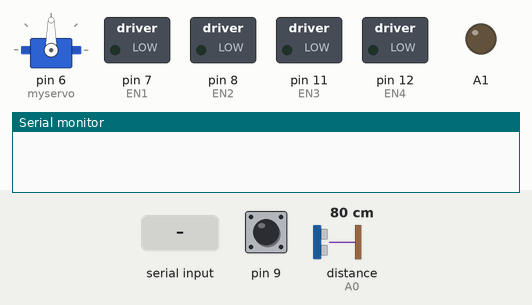
Simulated run of this sketch. Board: Arduino Uno, built with avr-gcc and run on an emulated ATmega328P. On the bench: servo, switched loads named in the sketch (green lamp = pin HIGH), output pins drawn as LEDs (lit = HIGH), the last lines printed to the serial monitor. The test bench sets the inputs (shaded band); at power-on: pin 9 HIGH, distance to the obstacle (sensor on A0) 80 cm. The echo pulse lasts 58.3 µs per cm.

Above: at 4.2 s.
4.3 s: "F" received over the second serial link
At 5.5 s:
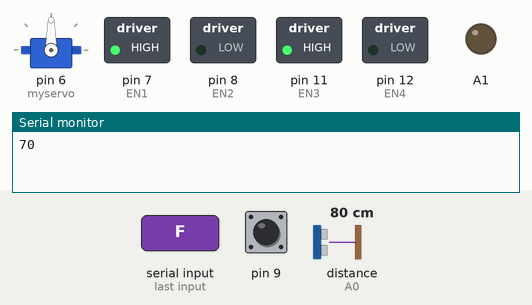
5.8 s: "B" received over the second serial link
At 6.8 s:
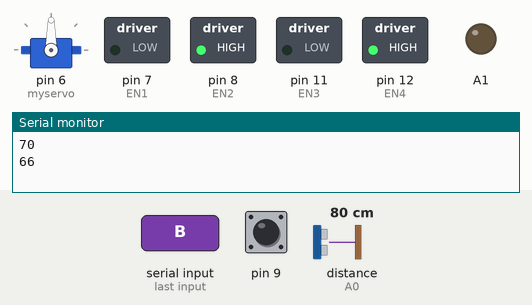
7.3 s: "L" received over the second serial link
At 7.9 s:
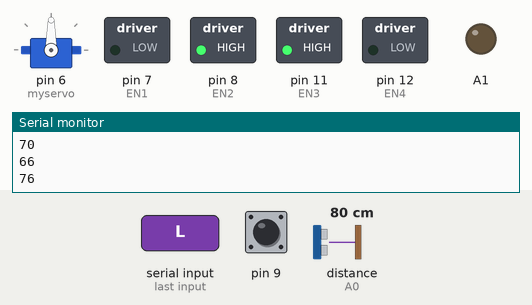
8.8 s: "R" received over the second serial link
At 9.1 s:
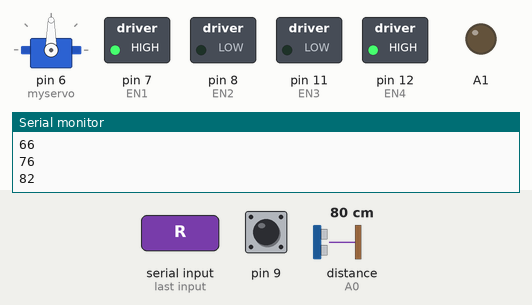
10.3 s: "S" received over the second serial link
At 11.4 s:
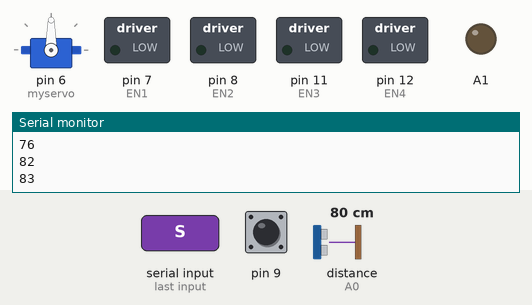
11.8 s: pin 9 pulled LOW for 0.15 s
At 12.3 s:
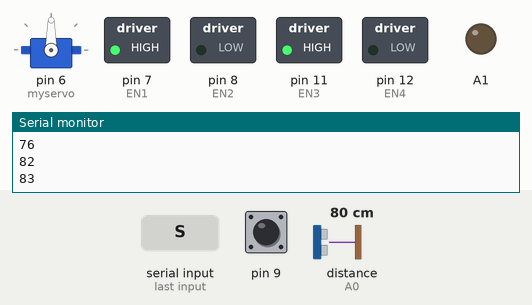
Timing chart, 0 to 14.5 s (numbered marks = the images above; inputs shaded):
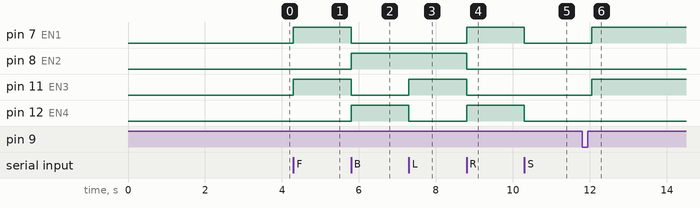

Measured:
- after the input at 4.3 s, pin 7 (EN1), pin 11 (EN3): LOW → HIGH at once
- after the input at 5.8 s, pin 7 (EN1), pin 11 (EN3): HIGH → LOW at once; pin 8 (EN2), pin 12 (EN4): LOW → HIGH at once
- after the input at 7.3 s, pin 11 (EN3): LOW → HIGH at once; pin 12 (EN4): HIGH → LOW at once
- after the input at 8.8 s, pin 7 (EN1), pin 12 (EN4): LOW → HIGH at once; pin 8 (EN2), pin 11 (EN3): HIGH → LOW at once
- after the input at 10.3 s, pin 7 (EN1), pin 12 (EN4): HIGH → LOW at once
- after the input at 11.8 s, pin 7 (EN1), pin 11 (EN3): LOW → HIGH after 0.26 s

The sketch:

mycarpr.ino
```cpp
#include <SoftwareSerial.h>
#include<Servo.h>
#include "Ultrasonic.h"
SoftwareSerial mySerial(2, 3); // RX, TX
Ultrasonic ultrasonic(A1 ,A0);//trig pin,echo pin
Servo myservo;


int EN1=7; int EN2=8; int EN3=11; int EN4=12;
const int pos=90;
bool check=false;

void setup() {
  myservo.attach(6);
  myservo.write(pos);
  delay(3000);
  stopmotor();
  Serial.begin(9600);
  mySerial.begin(9600);

 pinMode (EN1,OUTPUT); pinMode (EN2,OUTPUT); pinMode (EN3,OUTPUT); pinMode (EN4,OUTPUT);
  pinMode(A1, OUTPUT);
  pinMode(A0, INPUT);
  pinMode(9, INPUT_PULLUP);
}


void loop() {

  if(!digitalRead(9)&&!check){
   delay(50);
   check=true;
  }
  if(check==true){
   sensor();
  }
  else{
    bluetoohsensor();
  }


}
```

vunc.ino
```cpp
 void RMGO() {
digitalWrite (EN3,HIGH);
digitalWrite (EN4,LOW);
}
void LMGO() {
digitalWrite (EN1,LOW);
digitalWrite (EN2,HIGH );
}
void LMBACK() {
digitalWrite (EN1,HIGH);
digitalWrite (EN2,LOW);
}
void RMBACK() {
digitalWrite (EN3,LOW);
digitalWrite (EN4,HIGH);
}

void stopmotor() {
digitalWrite (EN1,LOW);digitalWrite (EN2,LOW);
digitalWrite (EN3,LOW);digitalWrite (EN4,LOW);
}

void forwardmotor(){

RMGO();
LMBACK();
}
void rightmotor(){
LMBACK();RMBACK();
}

void leftmotor(){
LMGO();RMGO();
}

void backmotor(){
 LMGO(); RMBACK();
}


int vHC_SR04() {
digitalWrite(A1, HIGH); // Подаем сигнал на выход микроконтроллера
delayMicroseconds(10); // Удерживаем 10 микросекунд
digitalWrite(A1, LOW); // Затем убираем
int vtime_us=pulseIn(A0, HIGH); // Замеряем длину импульса
int vdistance_sm=vtime_us/58; // Пересчитываем в сантиметры
return vdistance_sm; // Возвращаем значение
}


const int vmindistance = 30;
const int myservo_array[13]={0,15,30,45,60,75,90,105,120,135,150,165,180};
int disarr[13];
int vmaxarrayindex_int;
int vmaxarrayvalue_int;

void sensor(){
myservo.write(pos);
delay(200);
 if (vHC_SR04() < vmindistance) {
// Останавливаем двигатели
stopmotor();
for (int i = 0; i < 13; i++) {
myservo.write(myservo_array[i]);
delay(200);
disarr[i] = vHC_SR04();
}

// Поиск в массиве позиции с максимальным значением
vmaxarrayindex_int = 0;
vmaxarrayvalue_int = 0;
for (int i = 0; i < 13; i++) {
if (disarr[i] > vmaxarrayvalue_int) {
vmaxarrayindex_int = i;
vmaxarrayvalue_int = disarr[i];
}

}


// Проверка - если максимальное значение массива меньше минимального расстояния, то едем назад
if (disarr[vmaxarrayindex_int] < vmindistance) {
backmotor();
delay(500);
}
 /*Проверка - если индекс максимального значения массива меньше 6 то поворачиваем вправо,
иначе влево */

if (vmaxarrayindex_int < 6) {
rightmotor();
delay(500);
}
else
{
leftmotor();
delay(500);

}

  }
else
{
  forwardmotor();
delay(500);
}}


void bluetoohsensor(){
   if (mySerial.available() > 0) { //если в буфере программного серийного порта есть данные

  int  command = mySerial.read();     //считываем их и запоминаем комманду
  Serial.println(command);       //выводим команду в монитор порта (используется для отладки)

switch(command){
case 70:{forwardmotor();break;}//вперед
//76-вперед 70-назад 66-налево
case 66:{backmotor();break;} //назад
case 76:{leftmotor();break; } // налево  +
case 82:{rightmotor();break;}  // направо    +
case 83:{
  stopmotor();break;
};}}

 }
```
